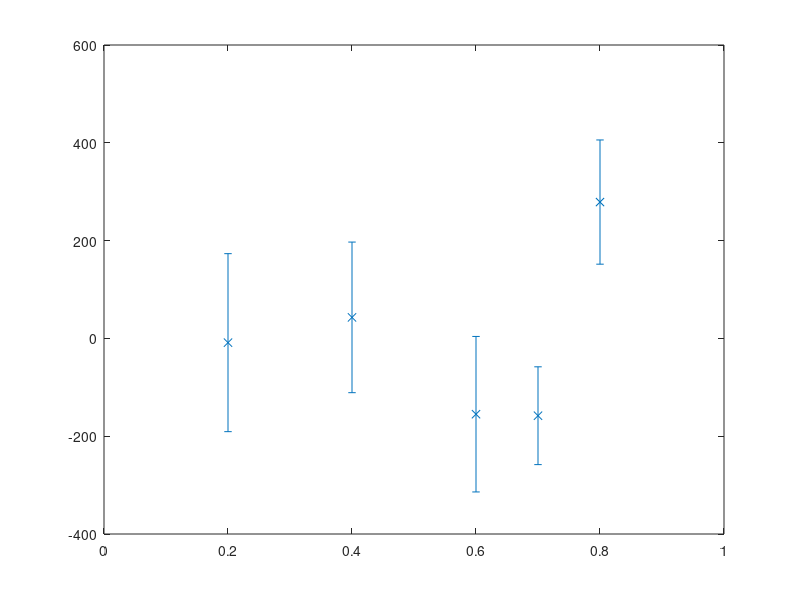

Source code (MATLAB): (Note: this script raises an error after producing the figure.)
 to_vals_lin_quad = [
     0.8,725736332.4,127,725736120.4,157;
     0.2,725736044.9,182,725736234.7,224;
     0.7,725735895.5,100,725735679.2,58;
     0.4,725736096.6,154,725736029.7,153;
     0.6,725735898.6,159,725736124.8,156];
 
 
 %fit and plot

 mean_to_freq=mean(to_vals_lin_quad(:,2));
 errorbar(to_vals_lin_quad(:,1),to_vals_lin_quad(:,2)-mean_to_freq,to_vals_lin_quad(:,3),'x')
 xdat=to_vals_lin_quad(:,1);
 ydat=to_vals_lin_quad(:,2)-mean_to_freq;
 yunc=to_vals_lin_quad(:,3);

     
 
modelfun = @(b,x) b(1)+x(:,1).*b(2);
opts = statset('nlinfit');
beta0 = [0,1]; %intial guesses 
%'Weights',wlin,
fit_mdl_lin = fitnlm(xdat,ydat,modelfun,beta0,...
    'Options',opts,'CoefficientNames' ,{'offset','lin'})

paddx=0.1;
xmdl_samp=linspace(min(xdat)-paddx,max(xdat)+paddx,1e3)';
ci_plot=1-erf(1/sqrt(2));%1-erf(zvalue/sqrt(2)) %confidence interval for cutting outliers
[ymdl_val,ymdl_ci]=predict(fit_mdl_lin,xmdl_samp,'Prediction','observation','Alpha',ci_plot);

sfigure(701)
errorbar(to_vals_lin_quad(:,1),ydat,yunc,'x')
hold on
plot(xmdl_samp,ymdl_val,'b-','LineWidth',1.6)
plot(xmdl_samp,ymdl_ci(:,1),'r-','LineWidth',1.6)
plot(xmdl_samp,ymdl_ci(:,2),'r-','LineWidth',1.6)
hold off